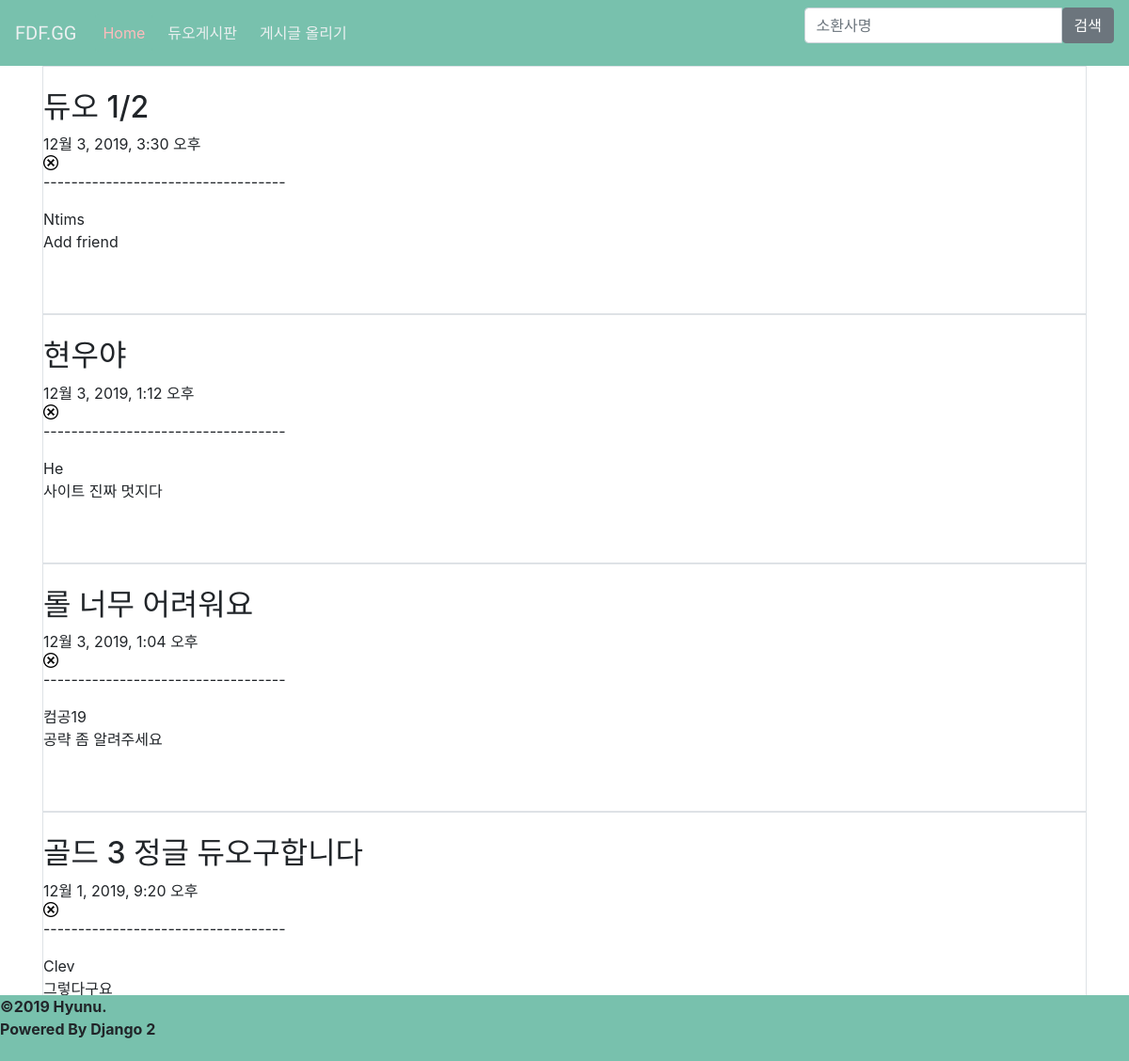
The page /newsfeed/ on the database its author committed.
### main/models.py (models this page shows, shortened)
class match(models.Model):
	title = models.CharField(max_length = 20)
	nick_name = models.CharField(max_length = 15)
	content = models.TextField()
	password = models.CharField(max_length=120)
	created_at = models.DateTimeField(auto_now_add=True)

### main/views.py (the view)
# urls.py: path('newsfeed/', newsfeed), #게시판
def newsfeed(request):
	articles = match.objects.all()
	return render(request, 'main/newsfeed.html', {'articles': articles })

### main/templates/main/newsfeed.html (shortened to what this page needs)
{% extends "main/base.html" %}
{% block content %}
<head>
</head>
<body>
<div class="container">
	{% load staticfiles %}
    {% for feed in articles reversed %}
    <div class="feed border">
		<br>
        <h2 class="title">{{ feed.title }}</h2>
		<div class="date">{{ feed.created_at }}</div>
		{% load staticfiles %}
		<div><a href="/newsfeed/{{ feed.pk }}/remove" data-toggle="tooltip" data-placement="right"  title="게시글 삭제"><img src= "{% static 'del.png' %}" height="16px"></a></div>
        <p>-----------------------------------</p>
        <a class="name">{{ feed.nick_name }}</a>
        <p class="content">{{ feed.content }}</p><br><br>
    </div>
    {% endfor %}
</div>
{% endblock %}

### main/templates/main/base.html (shortened to what this page needs)
<html lang="ko">
<head>
	<link rel="stylesheet" href="https://stackpath.bootstrapcdn.com/bootstrap/4.4.0/css/bootstrap.min.css">
	{% load static %}
</head>
<body>
	<header class="header">
		<nav class="navbar navbar-expand-lg">
			<a class="navbar-brand" href="#" style="font-family: 'Do Hyeon', sans-serif;">FDF.GG </a>
			<div class="collapse navbar-collapse" id="navbarColor01">
	<ul class="navbar-nav mr-auto navbar-dark">
		<li class="nav-item active">
			<a class="nav-link" href="/"> Home
			</a>
		</li>
		<li class="nav-item">
			<a class="nav-link" href="https://cse2019.run.goorm.io/newsfeed/">듀오게시판</a>
		</li>
		<li class="nav-item">
			<a class="nav-link" href="https://cse2019.run.goorm.io/post/">게시글 올리기</a>
	</ul>
	<form method="get" name="search_form" action="{% url 'score:search_result' %}">
		<div class="input-group">
			<input type="text" class="form-control" placeholder="소환사명" name="search_text" value="{{search_text}}">
			<span class="input-group-btn">
				<button class="btn btn-secondary" type="submit">검색</button>
			</span>
		</div>
	</form>
</div>
		</nav>
	</header>
	{% block content %} {% endblock %}
	<footer class="footer fixed-bottom">
		<p><b> &copy;2019 Hyunu. <br>Powered By Django 2</b></p>
		<br>
	</footer>
</body>
</html>

### main/templates/main/base.html (style rules this page uses)
.footer { background-color: #78c1ad; bottom:0; width:100%; height:70px; }
.navbar { background-color: #78c1ad; }
.navbar .navbar-brand { color: #ecf0f1; }
.navbar .navbar-nav .nav-link { color: #ecf0f1; border-radius: .25rem; margin: 0 0.25em; }
.navbar .navbar-nav .nav-item.active .nav-link, .navbar .navbar-nav .nav-item.active .nav-link:hover, .navbar .navbar-nav .nav-item.active .nav-link:focus, .navbar .navbar-nav .nav-item.show .nav-link, .navbar .navbar-nav .nav-item.show .nav-link:hover, .navbar .navbar-nav .nav-item.show .nav-link:focus { color: #ffbbbc; background-color: #78c1ad; }
.navbar .navbar-collapse, .navbar .navbar-form { border-color: #ecf0f1; }

### rows shown on the page
match: title "듀오 1/2", created_at "12월 3, 2019, 3:30 오후", nick_name "Ntims", content "Add friend"
match: title "현우야", created_at "12월 3, 2019, 1:12 오후", nick_name "He", content "사이트 진짜 멋지다"
match: title "롤 너무 어려워요", created_at "12월 3, 2019, 1:04 오후", nick_name "컴공19", content "공략 좀 알려주세요"
match: title "골드 3 정글 듀오구합니다", created_at "12월 1, 2019, 9:20 오후", nick_name "Clev", content "그렇다구요"
